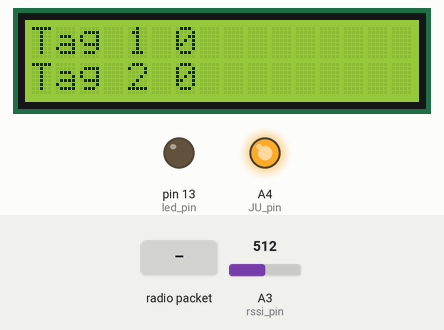
A sketch run on a simulated Arduino Nano, built with avr-gcc and run on an emulated ATmega328P. Shown: 16×2 character LCD, output pins drawn as LEDs (lit = HIGH). The test bench sets the inputs (shaded band); at power-on: A3 (rssi_pin) = 512. No radio packets arrive unless stated.

Above: at 1.2 s.
1.3 s: radio packet "1" arrives
At 1.8 s:
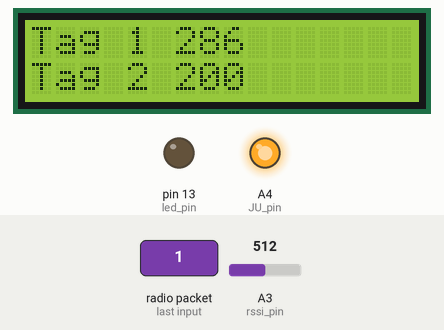
2.8 s: radio packet "2" arrives
At 4.3 s:
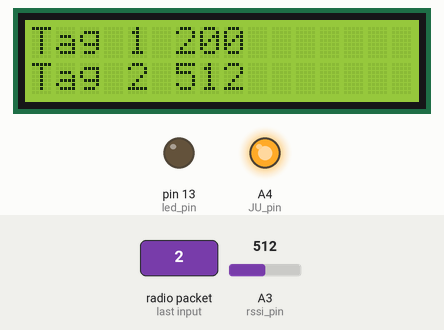
Timing chart, 0 to 5.8 s (numbered marks = the images above; inputs shaded):
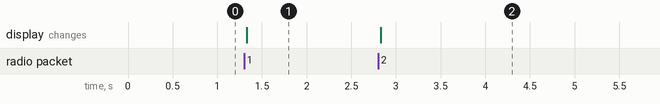

The sketch:

recepteur2.ino
```cpp
// (licence header left out)
#include <VirtualWire.h>
#include <Wire.h>
#include <LiquidCrystal_I2C.h>

LiquidCrystal_I2C lcd(0x3f,16,2);  // set the LCD address to 0x27 for a 16 chars and 2 line display


const int led_pin = 13;
//const int transmit_pin = 12;
const int receive_pin = 11;
const int rssi_pin = A3 ;
const int transmit_en_pin = 3;
const int JU_pin = A4 ;
const int GD_pin = A7 ;

long rssi_score_1 ;
long rssi_score_2 ;
unsigned long refeshRssi ;

int sz = 150 ;
int rssi[150] ;

int rssiIndex ;
long rssiTotal ;

void setup()
{
    //delay(1000);
    //Serial.begin(115200);	// Debugging only
    //Serial.println("recept test rssi");

    // Initialise the IO and ISR
    //vw_set_tx_pin(transmit_pin);
    vw_set_rx_pin(receive_pin);
    vw_set_ptt_pin(transmit_en_pin);
    vw_set_ptt_inverted(true); // Required for DR3100
    vw_setup(2000);	 // Bits per sec

    //pinMode(A1, INPUT);
    vw_rx_start();       // Start the receiver PLL running

    pinMode(led_pin, OUTPUT);
    pinMode(GD_pin, OUTPUT); digitalWrite(GD_pin, LOW);
    pinMode(JU_pin, OUTPUT); digitalWrite(JU_pin, HIGH);
    pinMode(rssi_pin, INPUT);
    pinMode(receive_pin, INPUT);

    lcd.init();                      // initialize the lcd
    lcd.backlight();

}

void loop()
{
    uint8_t buf[VW_MAX_MESSAGE_LEN];
    uint8_t buflen = VW_MAX_MESSAGE_LEN;


if (rssi[rssiIndex] != analogRead(rssi_pin) ){
      rssi[rssiIndex] = analogRead(rssi_pin);

//Serial.print(" ") ;
      rssiIndex++ ;
}
      if (rssiIndex >= sz) {rssiIndex = 0; }


    if (vw_get_message(buf, &buflen)) // Non-blocking
    {

  for (int i=0 ; i<sz ; i++)  {
      //Serial.print(rssi[i]);  Serial.println();//(" ");

      rssiTotal += rssi[i] ;

      }
      //Serial.println("----------------------");

    rssiTotal /= sz ;
    //Serial.println(rssiTotal) ;
    //Serial.println("!");


  rssi_score_1 = 200 ;
  rssi_score_2 = 200 ;

    if(buf[0] == 49) {
      rssi_score_1 = rssiTotal ;
      //Serial.print("Tag 1 "); Serial.println(rssi_score_1);

      //Serial.println(0);
      }


    if(buf[0] == 50) {
      rssi_score_2 = rssiTotal ;
      //Serial.print("Tag 2 "); Serial.println(rssi_score_2);

      //Serial.println(1200);
    }

 rssiTotal = 0;
    }

//Serial.println();
//Serial.println(rssi[rssiIndex]) ;

//Serial.print(rssi[rssiIndex]) ;Serial.print(" ") ;


  lcd.setCursor(0, 0);
  lcd.print("Tag 1 ");
  lcd.print(rssi_score_1);
  lcd.setCursor(0, 1);
  lcd.print("Tag 2 ");
  lcd.print(rssi_score_2);
  /*
Serial.print(rssi_score_1); Serial.print(" ");
Serial.print(rssi_score_2); Serial.print(" ");
Serial.print(0); Serial.print(" ");
Serial.println();
*/


}
```

Measured:
- after the input at 1.3 s, the display: changes at once (image 1)
- after the input at 2.8 s, the display: changes at once (image 2)
